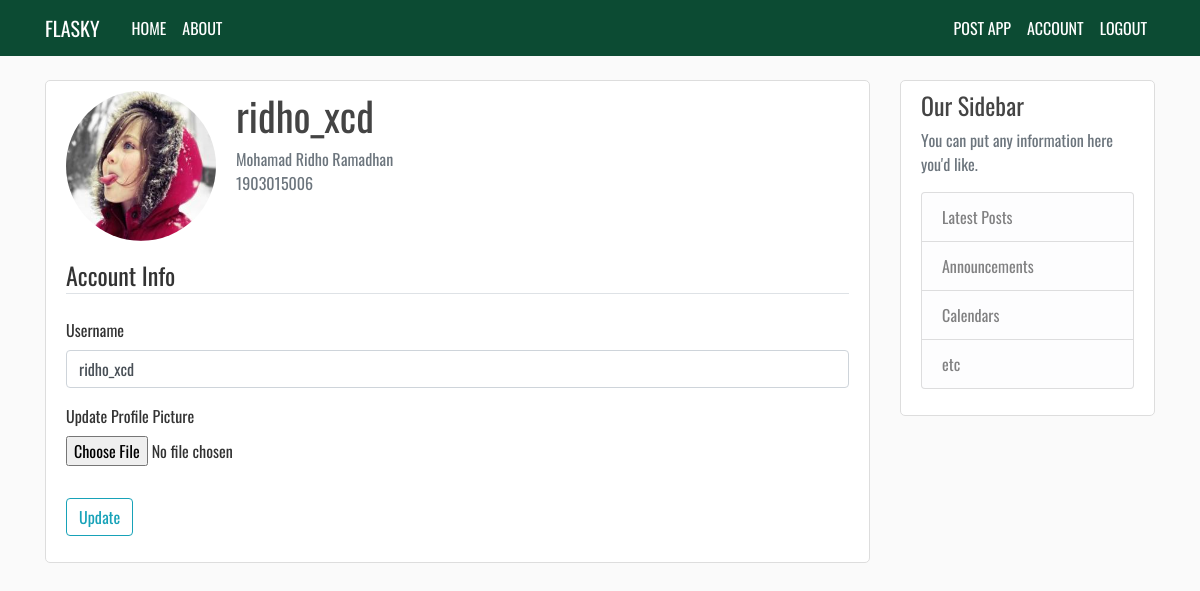
Page /account (signed in) on the committed database.
### mysite/models.py (models this page shows, shortened)
class User(db.Model, UserMixin):
    id = db.Column(db.Integer, primary_key=True)
    username = db.Column(db.String(20), unique=True)
    password = db.Column(db.String(60), nullable=False)
    image_file = db.Column(db.String(20), nullable=False, default='default.jpg')
    emp_id = db.Column(db.Integer, db.ForeignKey('employee.id'))  # set unique
    apps_post = db.relationship('Application', backref='posted_by', lazy=True)

class Employee(db.Model):
    id = db.Column(db.Integer, primary_key=True)
    name = db.Column(db.String(50), nullable=False)
    nip = db.Column(db.String(18), unique=True)
    wu_id = db.Column(db.Integer, db.ForeignKey('work_unit.id'), nullable=False)
    account = db.relationship('User', uselist=False, backref='owned')

### mysite/routes.py (the view)
@app.route('/account', methods=['GET', 'POST'])
@login_required
def account():
    form = UpdateAccountForm()
    if form.validate_on_submit():
        if form.picture.data:
            picture_file = save_picture(form.picture.data)
            current_user.image_file = picture_file
        current_user.username = form.username.data
        db.session.commit()
        flash('Your account has been updated!', 'success')
        return redirect(url_for('account'))
    elif request.method == 'GET':
        form.username.data = current_user.username
    image_file = url_for('static', filename='profile_pics/' + current_user.image_file)
    return render_template('account.html', title='Account', image_file=image_file, form=form)

### mysite/forms.py (shortened to what this page needs)
class UpdateAccountForm(FlaskForm):
    username = StringField('Username',
                           validators=[DataRequired(), Length(min=4, max=20)])
    picture = FileField('Update Profile Picture', validators=[FileAllowed(['jpg', 'png'])])
    submit = SubmitField('Update')

### mysite/models.py (called while the page is built)
@login_manager.user_loader
def load_user(user_id):
    return User.query.get(int(user_id))

### mysite/templates/account.html (shortened to what this page needs)
{% extends "base.html" %}
{% block content %}
  <div class="content-section">
    <div class="media">
      <img class="rounded-circle account-img" src="{{ image_file }}" alt="">
      <div class="media-body">
        <h2 class="account-heading">{{ current_user.username }}</h2>
        <p class="text-secondary">
          {{ current_user.owned.name }}<br>
          {{ current_user.owned.nip }}<br>
        </p>
      </div>
    </div>
    <form action="" method="POST" enctype="multipart/form-data">
      <fieldset class="form-group">
        <legend class="border-bottom mb-4">Account Info</legend>
        <div class="form-group">
          {{ form.username.label(class="form-control-label") }}
          {% if form.username.errors %}
            {{ form.username(class="form-control form-control-md is-invalid") }}
            <div class="invalid-feedback">
              {% for error in form.username.errors %}
                <span>{{ error }}</span>
              {% endfor %}
            </div>
          {% else %}
            {{ form.username(class="form-control form-control-md") }}
          {% endif %}
        </div>
        <div class="form-group">
          {{ form.picture.label() }}
          {{ form.picture(class="form-control-file") }}
        </div>
      </fieldset>
      <div class="form-group">
        {{ form.submit(class="btn btn-outline-info") }}
      </div>
    </form>
  </div>
{% endblock content %}

### mysite/static/style.css (style rules this page uses)
body { background: #fafafa; color: #333333; margin-top: 5rem; }
body { font-family: "Oswald", sans-serif; }
h1, h2, h3, h4, h5, h6 { color: #444444; }
.content-section { background: #ffffff; padding: 10px 20px; border: 1px solid #dddddd; border-radius: 5px; margin-bottom: 20px; }
.account-img { height: 150px; width: 150px; margin-right: 20px; margin-bottom: 16px; }
.account-heading { font-size: 2.5rem; }

### rows in the picture
User: username "ridho_xcd"
Employee: owned.name "Mohamad Ridho Ramadhan", owned.nip "1903015006"
